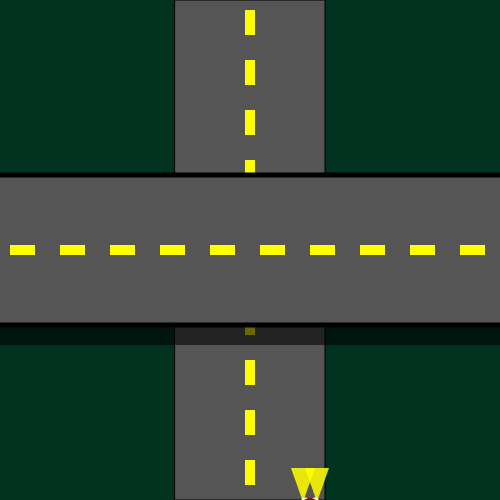
Frame 1 (no input)
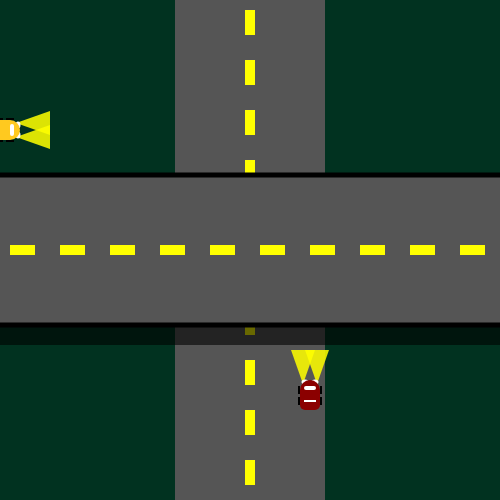
Frame 60 (no input)
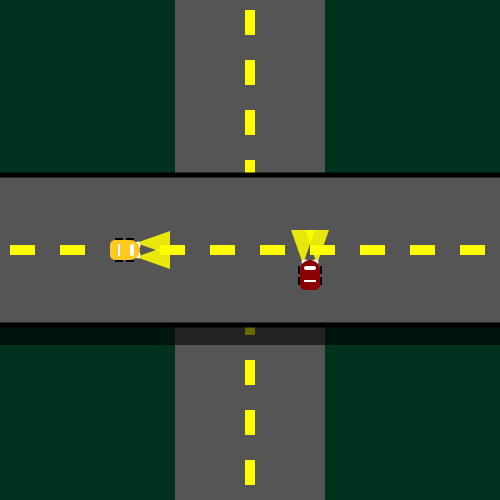
Frame 120 (the mouse pressed at the canvas centre since frame 60)

The p5.js sketch that drew these frames (run headless with seeded random() and noise() and a simulated clock; from frame 60 on, the mouse is pressed at the canvas centre):

// p5.js sketch
// ── sketch.js
//Create a scene where two cars are passing by each other. I added on to my previous sketchbook entry, and in this entry I figured out how to do multiple instances of the Car class, flip the car to drive in the opposite direction using a parameter, and also adding a color parameter.

//declare variables
let cars = []

function setup() {
  createCanvas(500, 500);

//   car1 = new Car(width / 2 + 35, height, 50, 1, 2, false, false, false, "#8B0000");
//   car2 = new Car(width / 2 - 35, 0, 50, 1, 2, true, false, false, "#4169e1");
//   car3 = new Car(0, height / 2 - 35, 50, 1, 2, false, true, false, "#964B00");
//   car4 = new Car(0, height / 2 + 35, 50, 1, 2, false, false, true, "#ffc91f");
// }


  cars.push(new Car(width / 2 + 50, height, 50, 0, -2, false, "#8B0000")); // Car1, moving up
  cars.push(new Car(width / 2 - 150, 0, 50, 0, 2, true, "#4169e1"));       // Car2, moving down, rotated 180 degrees
  cars.push(new Car(width / 2 + 150, height, 50, 2, 0, false, "#964B00"));  // Car3, moving right, not rotated
  cars.push(new Car(width / 2 - 50, 0, 50, -2, 0, false, "#ffc91f"));       // Car4, moving left, not rotated
}

function road() {
  
  //make the road
  fill("#555555");
  rect(width / 2 - 75, 0, 150, height);
    noStroke()
  fill("yellow");
  for (let i = 0; i < 10; i++) {
    rect(width / 2 - 5, i * 50 + 10, 10, 25);
  }
  
}

function bridge() {
  
  //make the bridge
  fill("#555555");
   rect(0, height/2 - 75, width, 150);
  
  //make the bridge barriers
  strokeWeight(5)
  stroke("black")
  line(0, height/2 - 75, width, height/2 - 75)
  line(0, height/2 + 75, width, height/2 + 75)
  
  //make the yello lines
  noStroke()
  fill("yellow");
  for (let i = 0; i < 10; i++) {
    rect(i * 50 + 10, height / 2 - 5, 25, 10);
  }
  
  //make the shadows
  fill(0, 0, 0, 150)
  rect(0, height/2 + 75, width, 20)
  
}

function draw() {
  //background color
  background("#013220");
  
  road();
    //call the Class to Move and display the cars
//   car1.moveUp();
//   //car1.flippedUp();
//   car1.display();
  

//   car2.moveDown();
//   //car2.flippedDown();
//   car2.display();
  
  
  bridge();
  
  //call the Class to Move and display the cars
//   car3.moveLeft();
//   //car3.flippedLeft();
//   car3.display();

//   car4.moveRight();
//   //car4.flippedRight();
//   car4.display();
  
  
  for (let car of cars) {
    car.move();
    car.display();
  }

  

}

//Car class
class Car {
 constructor(x, y, radius, xSpeed, ySpeed, isFlipped, color) {
    this.x = x;
    this.y = y;
    this.radius = radius;
    this.xSpeed = xSpeed;
    this.ySpeed = ySpeed;
    this.isFlipped = isFlipped;
     this.color = color
  }
  
   move() {
    this.x += this.xSpeed;
    this.y += this.ySpeed;

    if (this.x < 0 - this.radius) {
      this.x = width + this.radius;
    } else if (this.x > width + this.radius) {
      this.x = 0 - this.radius;
    }

    if (this.y < 0 - this.radius) {
      this.y = height + this.radius;
    } else if (this.y > height + this.radius) {
      this.y = 0 - this.radius;
    }
  }

//   moveUp() {
//     this.y -= this.ySpeed;

//     if (this.y < 0 - this.radius) {
//       this.y = height + this.radius;
//     }
//   }

//   moveDown() {
//     this.y += this.ySpeed;

//     if (this.y > height + this.radius) {
//       this.y = 0 - this.radius;
//     }
//   }
  
//   moveRight() {
//     this.x += this.xSpeed;

//     if (this.x > width + this.radius) {
//       this.x = 0 - this.radius;
//     }
//   }
  
//   moveLeft() {
//     this.x -= this.xSpeed;

//     if (this.x < 0 - this.radius) {
//       this.x = width + this.radius;
//     }
//   }
  
//   flippedUp() {
//      translate(this.x, this.y);
//   }
  
//   flippedDown() {
//     translate(this.x, this.y);
//     rotate(PI);
//   }
  
//     flippedRight() {
//     translate(this.x, this.y);
//     rotate(HALF_PI);
//   }
  
//     flippedLeft() {
//     translate(this.x, this.y);
//     rotate(PI);
//   }

  display() {
    push();
    translate(this.x, this.y);
  if (this.isFlipped) {
      rotate(PI);
    } else {
      if (this.xSpeed > 0) {
        rotate(HALF_PI); // 90 degrees (facing right)
      } else if (this.xSpeed < 0) {
        rotate(PI + HALF_PI); // 270 degrees (facing left)
      }
      

    
//      if (this.isLeft) {
//       translate(this.x, this.y);
//       rotate(HALF_PI);
//     } else {
//       translate(this.x, this.y);
//     }
    
//     if (this.isRight) {
//       translate(this.x, this.y);
//       rotate(HALF_PI);
//     } else {
//       translate(this.x, this.y);
//     }
    // //flip the car if instance is true
    // if (this.isFlipped == 1) {
    //   translate(this.x, this.y);
    // } else if (this.isFlipped == 2){
    //   translate(this.x, this.y);
    //   rotate(PI);
    //  } 
    // else if (this.isFlipped == 3) {
    //   translate(this.x, this.y);
    //   rotate(PI)
    // } else if (this.isFlipped == 4)
    //   translate(this.x, this.y);
    //   rotate(PI)
    
    //lights
    noStroke();
    fill(255, 255, 0, 220);
    triangle(3, 4, 15, -30, -9, -30);
    triangle(17, 4, 29, -30, 5, -30);
    
    //headlights
    fill("white");
    ellipse(5, 2, 7, 5);
    ellipse(15, 2, 7, 5);
    
    
    //car body
    fill(this.color);
    rect(0, 0, 20, 30, 20, 20, 5, 5);
    
    
    //windows
    fill("white");
    rect(4, 6, 12, 4, 5);
    rect(4, 20, 12, 2);
    
    
    //tires
    noStroke();
    fill("black");
    rect(20, 17, 2, 8);
    rect(20, 6, 2, 8);
    rect(-2, 6, 2, 8);
    rect(-2, 17, 2, 8);

    pop();
  }
  }
}
